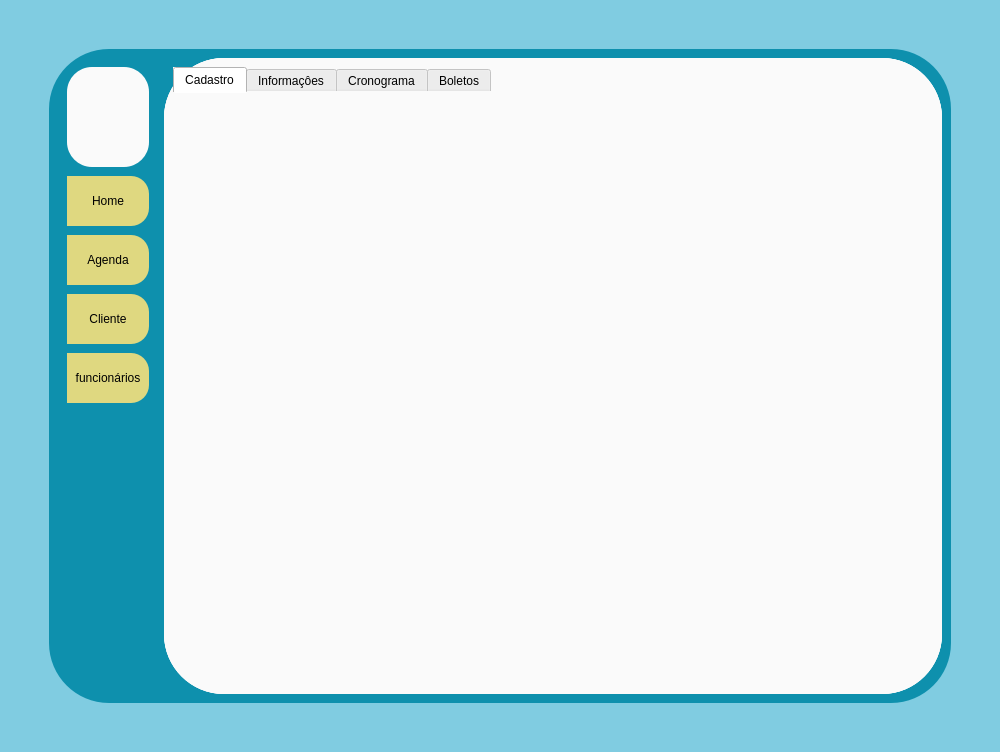
<?xml version="1.0" encoding="UTF-8"?>
<ui version="4.0">
 <class>mwDash</class>
 <widget class="QMainWindow" name="mwDash">
  <property name="geometry">
   <rect>
    <x>0</x>
    <y>0</y>
    <width>1000</width>
    <height>752</height>
   </rect>
  </property>
  <property name="minimumSize">
   <size>
    <width>1000</width>
    <height>500</height>
   </size>
  </property>
  <property name="windowTitle">
   <string>MainWindow</string>
  </property>
  <property name="styleSheet">
   <string notr="true">QWidget {
	background-color: #80CCE1;
}

</string>
  </property>
  <widget class="QWidget" name="wdgDash">
   <layout class="QGridLayout" name="gridLayout">
    <item row="1" column="2">
     <spacer name="hlSpacer2">
      <property name="orientation">
       <enum>Qt::Horizontal</enum>
      </property>
      <property name="sizeType">
       <enum>QSizePolicy::Fixed</enum>
      </property>
      <property name="sizeHint" stdset="0">
       <size>
        <width>40</width>
        <height>20</height>
       </size>
      </property>
     </spacer>
    </item>
    <item row="0" column="1">
     <spacer name="vlSpacer1">
      <property name="orientation">
       <enum>Qt::Vertical</enum>
      </property>
      <property name="sizeType">
       <enum>QSizePolicy::Fixed</enum>
      </property>
      <property name="sizeHint" stdset="0">
       <size>
        <width>20</width>
        <height>40</height>
       </size>
      </property>
     </spacer>
    </item>
    <item row="1" column="0">
     <spacer name="hlSpacer1">
      <property name="orientation">
       <enum>Qt::Horizontal</enum>
      </property>
      <property name="sizeType">
       <enum>QSizePolicy::Fixed</enum>
      </property>
      <property name="sizeHint" stdset="0">
       <size>
        <width>40</width>
        <height>20</height>
       </size>
      </property>
     </spacer>
    </item>
    <item row="2" column="1">
     <spacer name="vlSpacer2">
      <property name="orientation">
       <enum>Qt::Vertical</enum>
      </property>
      <property name="sizeType">
       <enum>QSizePolicy::Fixed</enum>
      </property>
      <property name="sizeHint" stdset="0">
       <size>
        <width>20</width>
        <height>40</height>
       </size>
      </property>
     </spacer>
    </item>
    <item row="1" column="1">
     <widget class="QFrame" name="frPrincipalDash">
      <property name="sizePolicy">
       <sizepolicy hsizetype="Expanding" vsizetype="Expanding">
        <horstretch>0</horstretch>
        <verstretch>0</verstretch>
       </sizepolicy>
      </property>
      <property name="minimumSize">
       <size>
        <width>900</width>
        <height>400</height>
       </size>
      </property>
      <property name="styleSheet">
       <string notr="true">
background-color: #0E90AD;

border-radius: 60%;</string>
      </property>
      <property name="frameShape">
       <enum>QFrame::StyledPanel</enum>
      </property>
      <property name="frameShadow">
       <enum>QFrame::Raised</enum>
      </property>
      <layout class="QHBoxLayout" name="horizontalLayout">
       <item alignment="Qt::AlignTop">
        <widget class="QFrame" name="frMenu">
         <property name="sizePolicy">
          <sizepolicy hsizetype="Expanding" vsizetype="Expanding">
           <horstretch>0</horstretch>
           <verstretch>0</verstretch>
          </sizepolicy>
         </property>
         <property name="minimumSize">
          <size>
           <width>100</width>
           <height>0</height>
          </size>
         </property>
         <property name="maximumSize">
          <size>
           <width>70</width>
           <height>16777215</height>
          </size>
         </property>
         <property name="styleSheet">
          <string notr="true">QFrame  {
	background: transparent;

	border-radius: 25%;
}
QPushButton {
	background-color: #DFD880;
	border-top-right-radius: 18%;
	border-bottom-right-radius: 18%;
}

</string>
         </property>
         <property name="frameShape">
          <enum>QFrame::StyledPanel</enum>
         </property>
         <property name="frameShadow">
          <enum>QFrame::Raised</enum>
         </property>
         <layout class="QVBoxLayout" name="verticalLayout">
          <property name="spacing">
           <number>9</number>
          </property>
          <property name="leftMargin">
           <number>9</number>
          </property>
          <property name="topMargin">
           <number>9</number>
          </property>
          <property name="rightMargin">
           <number>9</number>
          </property>
          <property name="bottomMargin">
           <number>9</number>
          </property>
          <item>
           <widget class="QFrame" name="frAvatar">
            <property name="minimumSize">
             <size>
              <width>0</width>
              <height>100</height>
             </size>
            </property>
            <property name="maximumSize">
             <size>
              <width>16777215</width>
              <height>100</height>
             </size>
            </property>
            <property name="styleSheet">
             <string notr="true">background-color:#fafafa;
</string>
            </property>
            <property name="frameShape">
             <enum>QFrame::StyledPanel</enum>
            </property>
            <property name="frameShadow">
             <enum>QFrame::Raised</enum>
            </property>
           </widget>
          </item>
          <item>
           <widget class="QPushButton" name="pbHome">
            <property name="minimumSize">
             <size>
              <width>0</width>
              <height>50</height>
             </size>
            </property>
            <property name="styleSheet">
             <string notr="true"/>
            </property>
            <property name="text">
             <string>Home</string>
            </property>
           </widget>
          </item>
          <item>
           <widget class="QPushButton" name="pbAgenda">
            <property name="minimumSize">
             <size>
              <width>0</width>
              <height>50</height>
             </size>
            </property>
            <property name="styleSheet">
             <string notr="true"/>
            </property>
            <property name="text">
             <string>Agenda</string>
            </property>
           </widget>
          </item>
          <item>
           <widget class="QPushButton" name="pbCliente">
            <property name="minimumSize">
             <size>
              <width>0</width>
              <height>50</height>
             </size>
            </property>
            <property name="text">
             <string>Cliente</string>
            </property>
           </widget>
          </item>
          <item>
           <widget class="QPushButton" name="pbFuncionario">
            <property name="minimumSize">
             <size>
              <width>0</width>
              <height>50</height>
             </size>
            </property>
            <property name="text">
             <string>funcionários</string>
            </property>
           </widget>
          </item>
         </layout>
        </widget>
       </item>
       <item>
        <widget class="QFrame" name="frStakeds">
         <property name="sizePolicy">
          <sizepolicy hsizetype="Expanding" vsizetype="Expanding">
           <horstretch>0</horstretch>
           <verstretch>0</verstretch>
          </sizepolicy>
         </property>
         <property name="minimumSize">
          <size>
           <width>0</width>
           <height>0</height>
          </size>
         </property>
         <property name="styleSheet">
          <string notr="true">background-color: #fff;</string>
         </property>
         <property name="frameShape">
          <enum>QFrame::StyledPanel</enum>
         </property>
         <property name="frameShadow">
          <enum>QFrame::Raised</enum>
         </property>
         <layout class="QGridLayout" name="gridLayout_2">
          <property name="leftMargin">
           <number>0</number>
          </property>
          <property name="topMargin">
           <number>0</number>
          </property>
          <property name="rightMargin">
           <number>0</number>
          </property>
          <property name="bottomMargin">
           <number>0</number>
          </property>
          <property name="spacing">
           <number>0</number>
          </property>
          <item row="0" column="0">
           <widget class="QStackedWidget" name="stkDash">
            <property name="styleSheet">
             <string notr="true">background-color: #fafafa;</string>
            </property>
            <property name="frameShape">
             <enum>QFrame::NoFrame</enum>
            </property>
            <property name="frameShadow">
             <enum>QFrame::Plain</enum>
            </property>
            <property name="currentIndex">
             <number>1</number>
            </property>
            <widget class="QWidget" name="pgHome">
             <property name="styleSheet">
              <string notr="true"/>
             </property>
             <layout class="QGridLayout" name="gridLayout_4">
              <item row="0" column="0">
               <widget class="QLabel" name="IGNORAR_2">
                <property name="font">
                 <font>
                  <pointsize>50</pointsize>
                 </font>
                </property>
                <property name="text">
                 <string>DashBoard</string>
                </property>
                <property name="alignment">
                 <set>Qt::AlignCenter</set>
                </property>
               </widget>
              </item>
              <item row="1" column="0">
               <widget class="QLabel" name="IGNORAR_1">
                <property name="font">
                 <font>
                  <pointsize>50</pointsize>
                 </font>
                </property>
                <property name="text">
                 <string>Home</string>
                </property>
                <property name="alignment">
                 <set>Qt::AlignCenter</set>
                </property>
               </widget>
              </item>
             </layout>
            </widget>
            <widget class="QWidget" name="pgCliente">
             <property name="styleSheet">
              <string notr="true"/>
             </property>
             <layout class="QGridLayout" name="gridLayout_3">
              <property name="leftMargin">
               <number>9</number>
              </property>
              <item row="0" column="0">
               <widget class="QTabWidget" name="tabsCliente">
                <property name="styleSheet">
                 <string notr="true">QTabWidget::pane {border: 0px;}

/*-------------------------------------------------------------*/


QTabWidget::tab-bar {
    alignment: center;
}


</string>
                </property>
                <property name="tabPosition">
                 <enum>QTabWidget::North</enum>
                </property>
                <property name="tabShape">
                 <enum>QTabWidget::Rounded</enum>
                </property>
                <property name="currentIndex">
                 <number>0</number>
                </property>
                <widget class="QWidget" name="tbCadastraCliente">
                 <attribute name="title">
                  <string>Cadastro</string>
                 </attribute>
                </widget>
                <widget class="QWidget" name="tbInfosCliente">
                 <attribute name="title">
                  <string>Informaçôes</string>
                 </attribute>
                </widget>
                <widget class="QWidget" name="tbCronogramaCliente">
                 <attribute name="title">
                  <string>Cronograma</string>
                 </attribute>
                </widget>
                <widget class="QWidget" name="tbBoletoCliente">
                 <attribute name="title">
                  <string>Boletos</string>
                 </attribute>
                </widget>
               </widget>
              </item>
             </layout>
            </widget>
           </widget>
          </item>
         </layout>
        </widget>
       </item>
      </layout>
     </widget>
    </item>
   </layout>
  </widget>
 </widget>
 <resources/>
 <connections/>
</ui>
